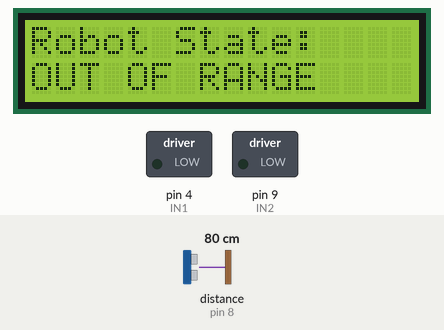
This sketch was run on a simulated Arduino Uno, built with avr-gcc and run on an emulated ATmega328P. On the bench: 16×2 character LCD, switched loads named in the sketch (green lamp = pin HIGH). Wiring (inferred from the names in the program): ultrasonic range finder: trigger pin 7; echo pin 8. Inputs (shaded band) come from the test bench; at power-on: distance to the obstacle (sensor on pin 8) 80 cm. The echo pulse lasts 58.3 µs per cm; pins used as bus, display or sensor lines are not drawn; what the sketch prints to the serial monitor is not drawn.

Above: at 1.2 s.
1.3 s: distance to the obstacle (sensor on pin 8) set to 73 cm
At 2.5 s:
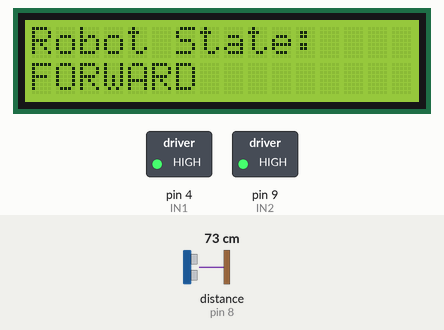
2.8 s: distance to the obstacle (sensor on pin 8) set to 55 cm
4.3 s: distance to the obstacle (sensor on pin 8) set to 47 cm
At 5.5 s:
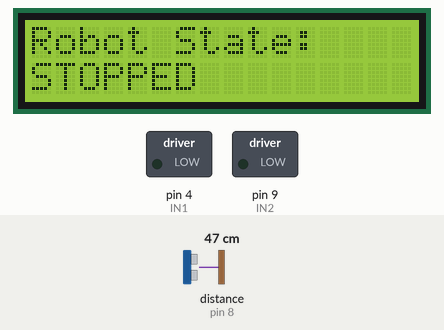
6.3 s: distance to the obstacle (sensor on pin 8) set to 29 cm
7.8 s: distance to the obstacle (sensor on pin 8) set to 25 cm
At 8.4 s:
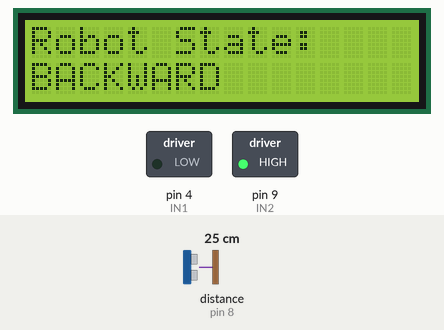
9.4 s: distance to the obstacle (sensor on pin 8) set to 60 cm
At 10.4 s:
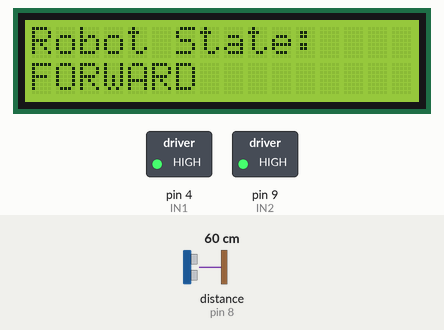
Timing chart, 0 to 12.4 s (numbered marks = the images above; inputs shaded):
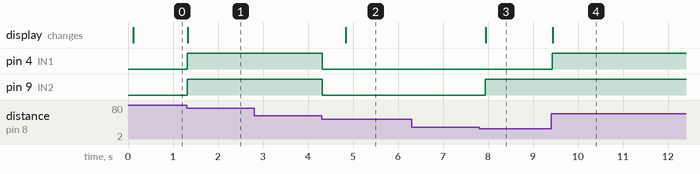

The sketch:

tiburones.ino
```cpp
// ---------------------------------------------------------------- //
// Tiburones - Motorized Arduino Bot
// Created by - Team 17
// Using Arduino IDE 2.2.1
// Prototype (Test Code) v2
// ---------------------------------------------------------------- //

// for LCD display
#include <LiquidCrystal_I2C.h>

// initalization for display
LiquidCrystal_I2C lcd(0x27, 16, 2);

// define variables for lcd display
char array1[] = "Robot State:    ";
char array2[] = "STOPPED         ";
char array3[] = "BACKWARD        ";
char array4[] = "FORWARD         ";
char array5[] = "OUT OF RANGE    ";

// define echo and trig for ultrasonic sensor
int ePin = 8;
int tPin = 7;

// define motor control pins
#define IN1 4 // connect IN1 on the H-Bridge to Arduino pin 4
#define IN2 9 // connect IN2 on the H-Bridge to Arduino pin 5
// SWITCH AS NECESSARY

// define variables to update LCD tracks
int LCDprev = 99;
int LCDcurr = 100;

// define duration and distance variables
long duration;
int distance;

void setup() {

  // initialize LCD and backlight
  lcd.init();
  lcd.backlight();

  // set sonar digital pin mode
  pinMode (tPin, OUTPUT);
  pinMode (ePin, INPUT);

  // initialize motors
  pinMode (IN1, OUTPUT); // all L298N digital pins are outputs
  pinMode (IN2, OUTPUT); // all L298N digital pins are outputs

  // start debug communication
  Serial.begin (9600);

  // set initial cursor and print "Robot State:"
  lcd.setCursor(0, 0);
  lcd.print (array1);

}


void loop() {

/*
  NOTE: it is important only to update the LCD screen when a change of state has occured
  Otherwise, the program become inefficient. We only want to write to the LCD when
  there is a change in what the robot is doing. The LCDprey and LCDcurr variables
   help us to do this
*/
  LCDprev = LCDcurr;

  // receive distance measurement + delays, clears trig condition
  digitalWrite (tPin, LOW);
  delayMicroseconds (2);
  digitalWrite (tPin, HIGH);
  delayMicroseconds (10) ;
  digitalWrite (tPin, LOW);

  //receives pulse and duration info to convert to distance
  duration = pulseIn (ePin, HIGH);
  distance = duration * 0.034 / 2;

  // displays the distance
  Serial.print ("Distance: ");
  Serial.print (distance);
  Serial.println(" cm");

  if (distance <= 25) {
    LCDcurr = 1;

    digitalWrite(IN1, LOW);
    digitalWrite(IN2, HIGH);

    if (LCDprev != LCDcurr) {
      lcd.setCursor(0, 1);
      lcd.print(array3);
      delay(10);
    }

  } else if (distance <= 50) {
    LCDcurr = 2;

    // Turn left 90 degrees
    digitalWrite(IN1, LOW);
    digitalWrite(IN2, LOW);
    delay(500);  // Adjust the delay based on the time it takes for the robot to turn 90 degrees
    digitalWrite(IN1, LOW);
    digitalWrite(IN2, LOW);

    if (LCDprev != LCDcurr) {
      lcd.setCursor(0, 1);
      lcd.print(array2);
      delay(10);
    }

  } else if (distance <= 75) {
    LCDcurr = 3;

    digitalWrite(IN1, HIGH);
    digitalWrite(IN2, HIGH);

    if (LCDprev != LCDcurr) {
      lcd.setCursor(0, 1);
      lcd.print(array4);
      delay(10);
    }

  } else {
    LCDcurr = 4;

    digitalWrite(IN1, LOW);
    digitalWrite(IN2, LOW);

    if (LCDprev != LCDcurr) {
      lcd.setCursor(0, 1);
      lcd.print(array5);
      delay(10);
    }

  }
  delay(10);

}
```

Measured:
- the behaviour switches between 77 and 76 cm on distance to the obstacle (sensor on pin 8) (found by bisection; images 0 and 1)
- the behaviour switches between 52 and 51 cm on distance to the obstacle (sensor on pin 8) (found by bisection; images 1 and 2)
- the behaviour switches between 27 and 26 cm on distance to the obstacle (sensor on pin 8) (found by bisection; images 2 and 3)
- after the input at 1.3 s, pin 4 (IN1), pin 9 (IN2): LOW → HIGH at once; the display: changes at once (image 1)
- after the input at 2.8 s, every drawn part: stays the same
- after the input at 4.3 s, pin 4 (IN1), pin 9 (IN2): HIGH → LOW at once; the display: changes after 0.53 s (image 2)
- after the input at 6.3 s, every drawn part: stays the same
- after the input at 7.8 s, pin 9 (IN2): LOW → HIGH after 0.13 s; the display: changes after 0.15 s (image 3)
- after the input at 9.4 s, pin 4 (IN1): LOW → HIGH at once; the display: changes at once (image 4)
